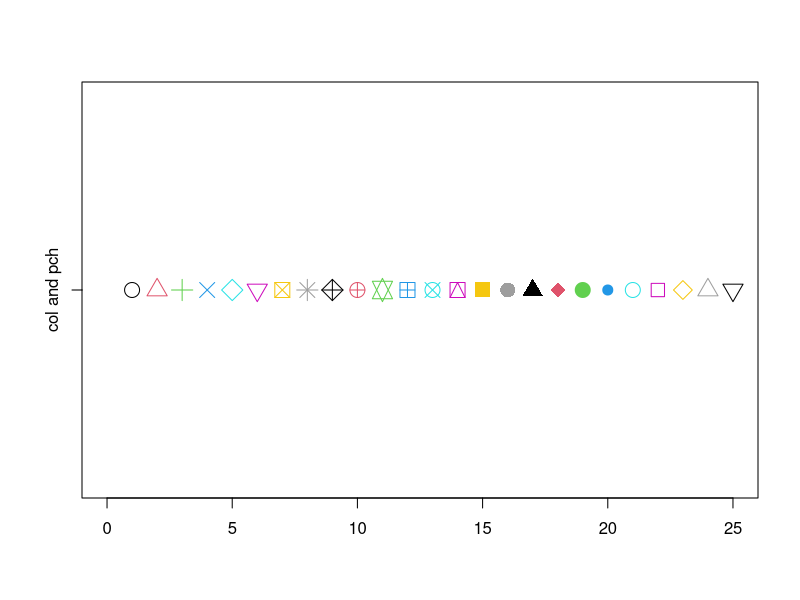
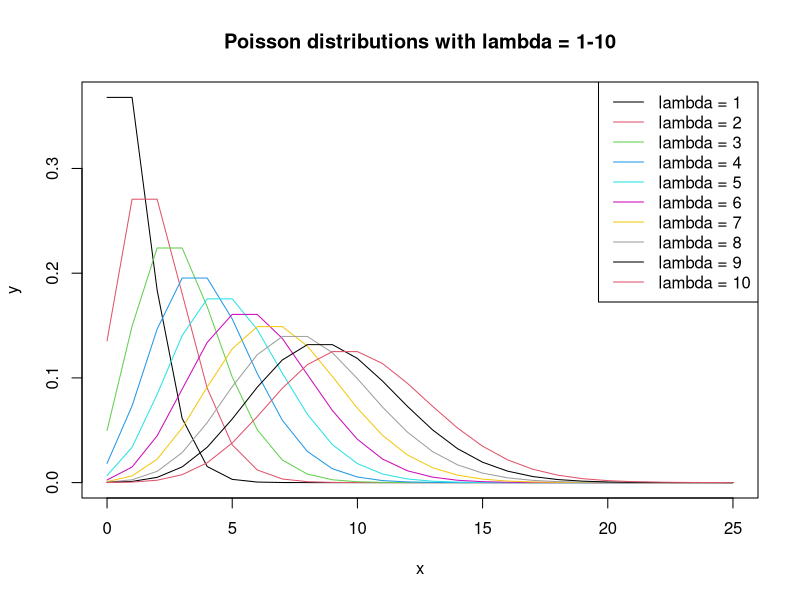

Source code (R) for these figures, in order:
## Mirkka Puente
## October 25th, 2022
############################ EXERCISES #############################
#1. Plot a cheat-sheet with values of color and point type (col =,and 
#pch = ) from 1 to 25, and export it as a jpeg of 15 cm wide, 6 cm
#high and resolution 100 points per cm.
jpeg(filename = "cheat-sheet-R.jpeg", width = 15, height = 6,
     units = "cm", res = 100)  
plot(0, 0, xlim = c(0, 25), ylim = c(0.5, 1.5), ylab = "", xlab = "",
     yaxt = "n", cex = 2)
axis(2, 1, labels = c("col and pch"))
for (i in 1:25) {
  points(i, 1, pch = i, col = i, cex = 2)
}
dev.off()


#2. Plot into a graph ten Poisson distributions with lambda ranging 
#from 1 to 10. Put legend and title. Export it as a .tiff file 
#with size of 15x15 cm

tiff("Poisson_distribution.tiff", width = 15, height = 15, units = "cm", 
     bg = "transparent", res = 150)
# Sequence
x <- seq(0, 25, 1)  
y <- dpois(x, lambda = 1:10)
#empty graph
plot(x, y, type = "n")

for (i in 1:10) {
  y <- dpois(x, lambda = i)
  lines(x, y, col=i) 
}

legend("topright", legend = paste("lambda =", 1:10),lty = 1, col = 1:10)
title(main = "Poisson distributions with lambda = 1-10")
dev.off()

#3. Import data from this article: https://peerj.com/articles/328/
